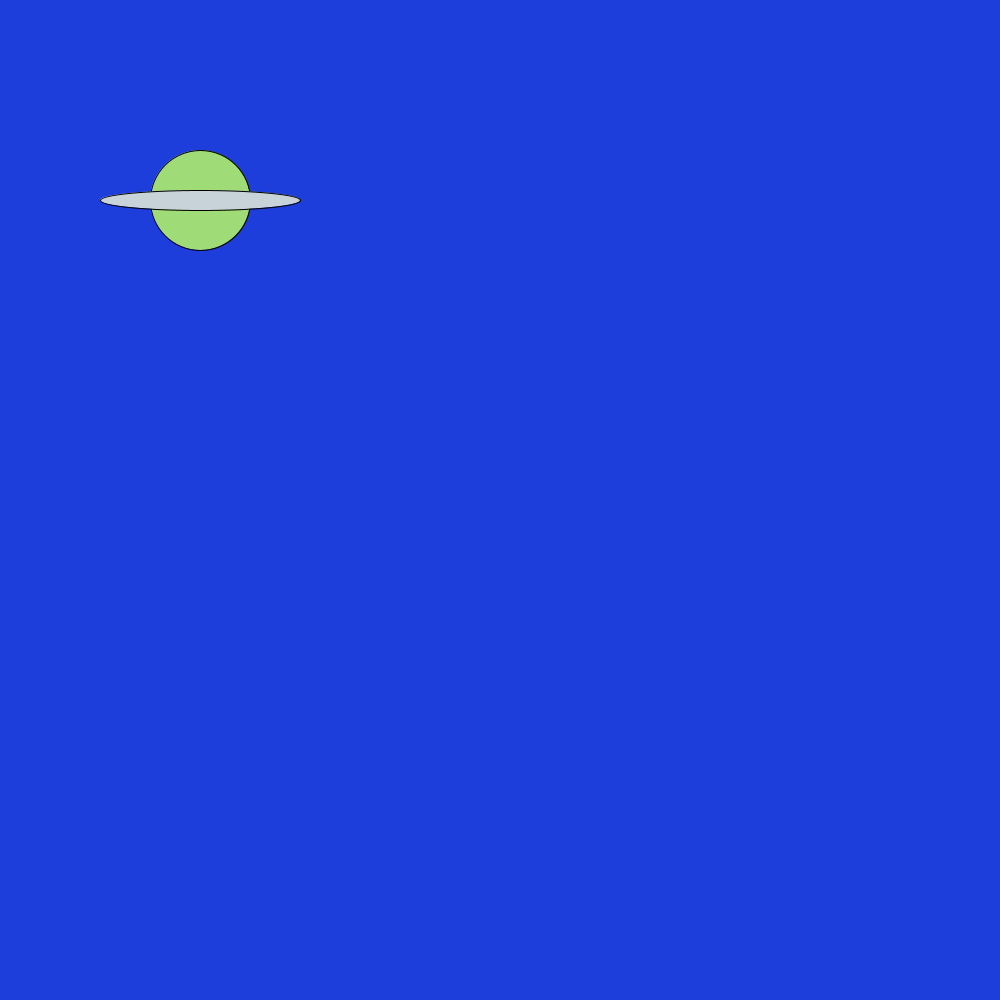
Frame 1 (no input)
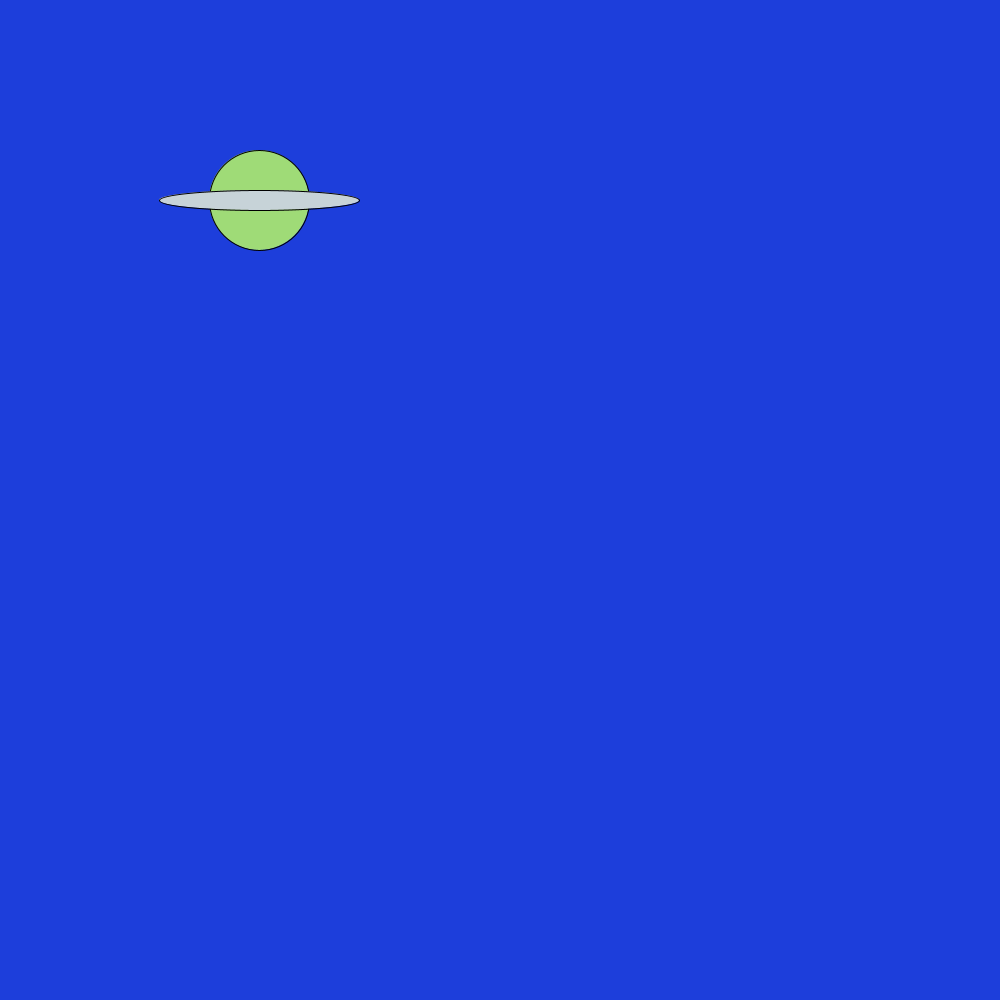
Frame 60 (the mouse pressed at the canvas centre just before this capture)
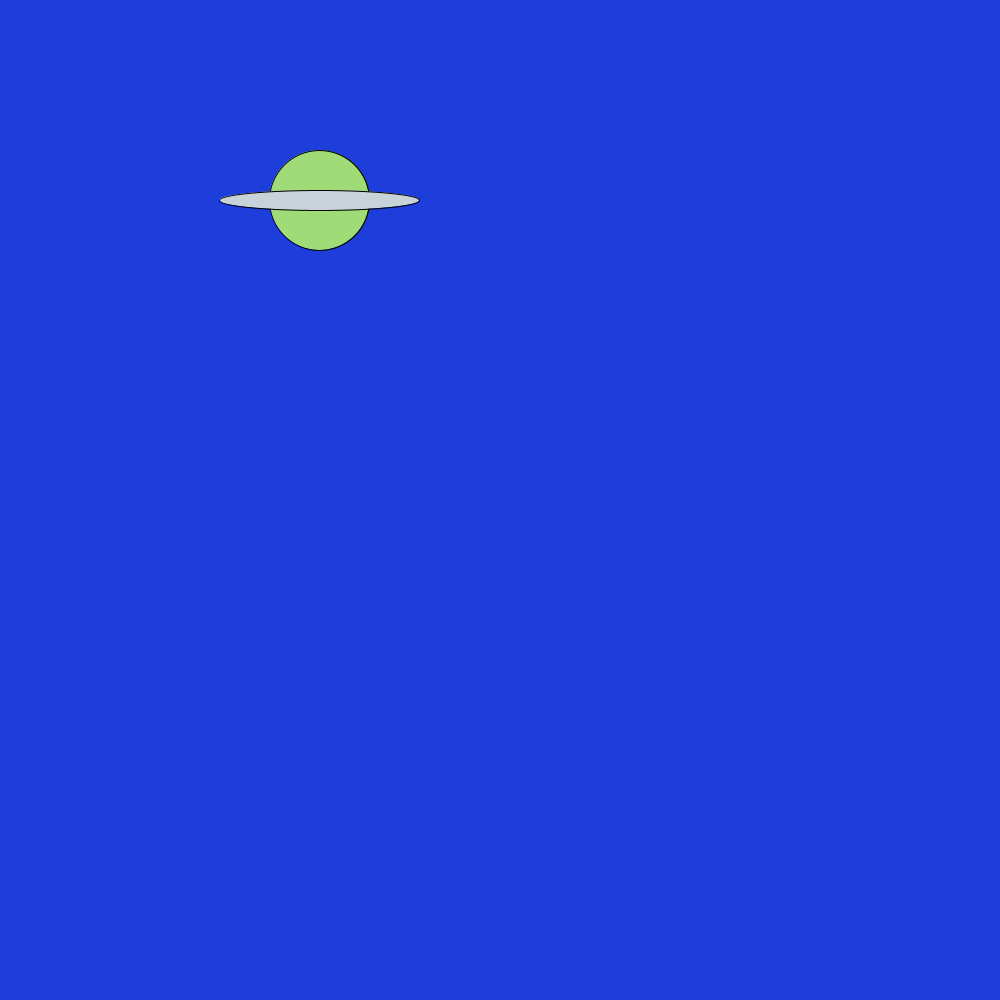
Frame 120 (the mouse held since frame 60 and released just before this capture)

The Processing sketch that drew these frames (run headless with seeded random() and noise(); from frame 60 on, the mouse is pressed at the canvas centre):

// Processing sketch: space_ship
// ── space_ship.pde
int x=200;
int y=200;

void setup(){
  size(1000,1000);
  
}

void draw(){
  background(29,62,219);
  
  UFO(x++,y);
  
  if(x==1000){
  UFO(x--,y);
}
}
void UFO(int i, int o){
  fill(#9FDB77);
  ellipse(i,o,100,100);
  fill(#C7D3D8);
  ellipse(i,o,200,20);
}
